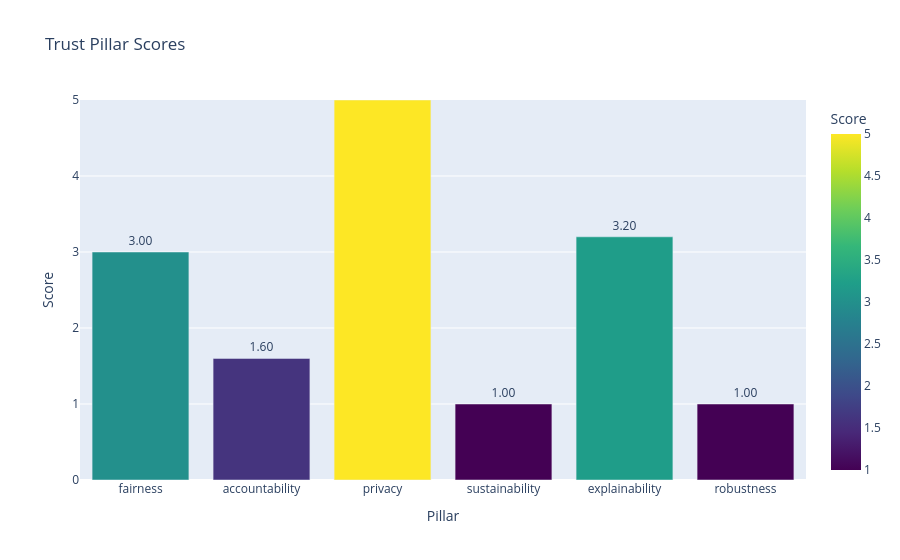
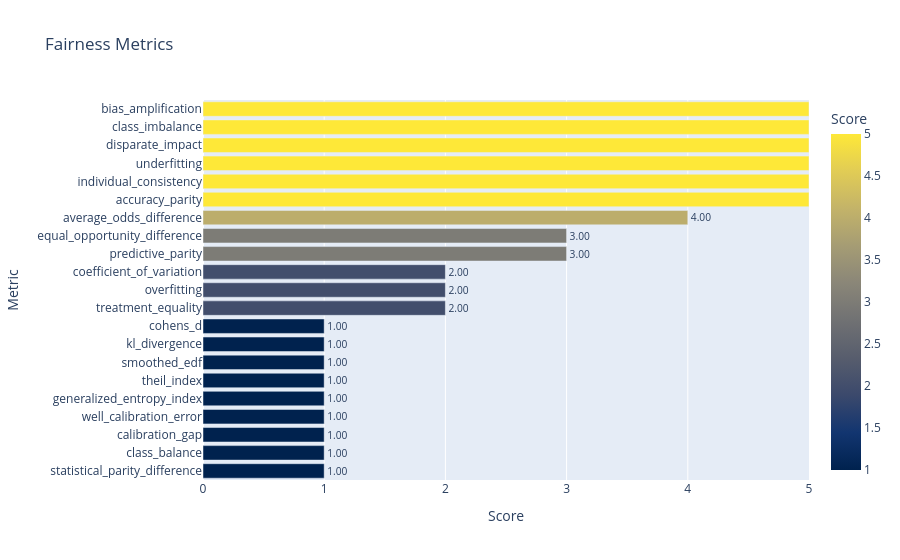
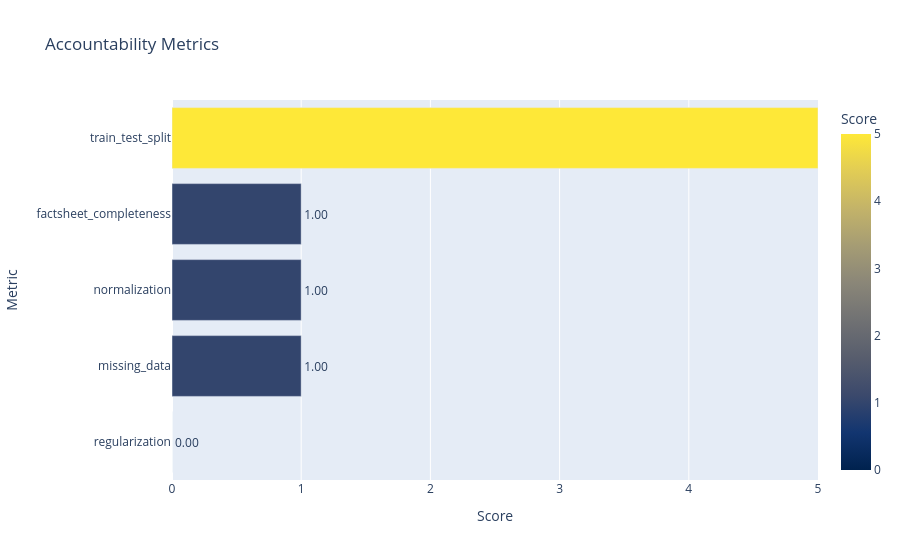
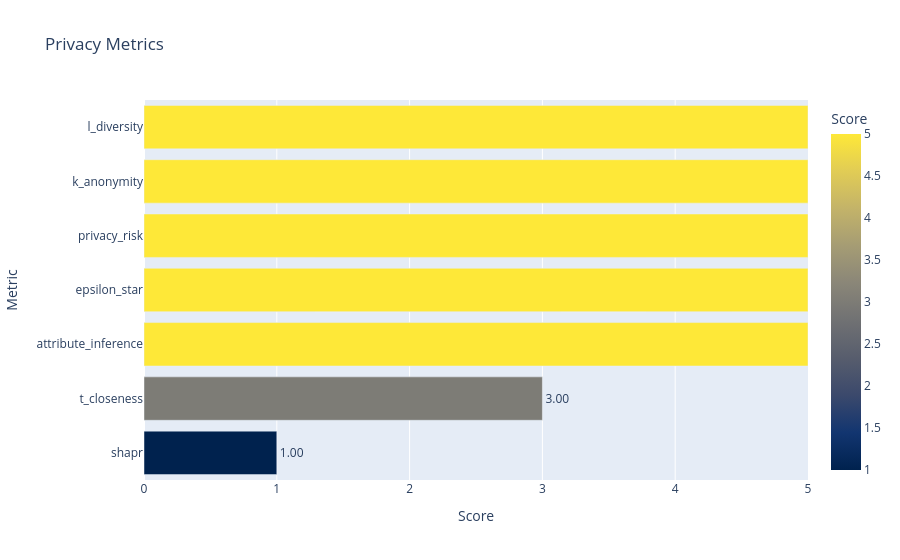

The notebook cell these images were saved under, in order:
### Code cell
# === Cargar datos ===

pillar_scores = results["pillar_score"]
details = results["details"]

# === Gráfico de barras de pilares ===
df_pillars = pd.DataFrame(list(pillar_scores.items()), columns=["Pillar", "Score"])
fig_pillars = px.bar(
    df_pillars,
    x="Pillar",
    y="Score",
    text="Score",
    color="Score",
    color_continuous_scale="Viridis",
    range_y=[0, 5],
    title="Trust Pillar Scores"
)
fig_pillars.update_traces(texttemplate="%{text:.2f}", textposition="outside")
fig_pillars.show()  # Esto abre un navegador con el gráfico interactivo

# === Gráficos por métricas individuales de cada pilar ===
for pillar, metrics in details.items():
    df_metrics = pd.DataFrame(list(metrics.items()), columns=["Metric", "Score"])
    df_metrics = df_metrics.sort_values("Score")  # Para que las barras horizontales estén ordenadas
    fig = px.bar(
        df_metrics,
        x="Score",
        y="Metric",
        orientation="h",
        text="Score",
        color="Score",
        color_continuous_scale="Cividis",
        range_x=[0, 5],
        title=f"{pillar.capitalize()} Metrics"
    )
    fig.update_traces(texttemplate="%{text:.2f}", textposition="outside")
    fig.show()  # Abre cada gráfico en una ventana o pestaña del navegador

### Figure 1 — Plotly figure (JSON) as saved in the notebook; plotly's stock layout.template omitted (floating-point values rounded to 4 significant figures)
{"data": [{"hovertemplate": "Pillar=%{x}<br>Score=%{marker.color}<extra></extra>", "legendgroup": "", "marker": {"color": [3.0, 1.6, 5.0, 1.0, 3.2, 1.0], "coloraxis": "coloraxis", "pattern": {"shape": ""}}, "name": "", "orientation": "v", "showlegend": false, "text": [3.0, 1.6, 5.0, 1.0, 3.2, 1.0], "textposition": "outside", "texttemplate": "%{text:.2f}", "type": "bar", "x": ["fairness", "accountability", "privacy", "sustainability", "explainability", "robustness"], "xaxis": "x", "y": [3.0, 1.6, 5.0, 1.0, 3.2, 1.0], "yaxis": "y"}], "layout": {"barmode": "relative", "coloraxis": {"colorbar": {"title": {"text": "Score"}}, "colorscale": [[0, "#440154"], [0.1111, "#482878"], [0.2222, "#3e4989"], [0.3333, "#31688e"], [0.4444, "#26828e"], [0.5556, "#1f9e89"], [0.6667, "#35b779"], [0.7778, "#6ece58"], [0.8889, "#b5de2b"], [1, "#fde725"]]}, "legend": {"tracegroupgap": 0}, "title": {"text": "Trust Pillar Scores"}, "xaxis": {"anchor": "y", "domain": [0, 1], "title": {"text": "Pillar"}}, "yaxis": {"anchor": "x", "domain": [0, 1], "range": [0, 5], "title": {"text": "Score"}}}}

### Figure 2 — Plotly figure (JSON) as saved in the notebook; plotly's stock layout.template omitted (floating-point values rounded to 4 significant figures)
{"data": [{"hovertemplate": "Score=%{marker.color}<br>Metric=%{y}<extra></extra>", "legendgroup": "", "marker": {"color": [1, 1, 1, 1, 1, 1, 1, 1, 1, 2, 2, 2, 3, 3, 4, 5, 5, 5, 5, 5, 5], "coloraxis": "coloraxis", "pattern": {"shape": ""}}, "name": "", "orientation": "h", "showlegend": false, "text": [1.0, 1.0, 1.0, 1.0, 1.0, 1.0, 1.0, 1.0, 1.0, 2.0, 2.0, 2.0, 3.0, 3.0, 4.0, 5.0, 5.0, 5.0, 5.0, 5.0, 5.0], "textposition": "outside", "texttemplate": "%{text:.2f}", "type": "bar", "x": [1, 1, 1, 1, 1, 1, 1, 1, 1, 2, 2, 2, 3, 3, 4, 5, 5, 5, 5, 5, 5], "xaxis": "x", "y": ["statistical_parity_difference", "class_balance", "calibration_gap", "well_calibration_error", "generalized_entropy_index", "theil_index", "smoothed_edf", "kl_divergence", "cohens_d", "treatment_equality", "overfitting", "coefficient_of_variation", "predictive_parity", "equal_opportunity_difference", "average_odds_difference", "accuracy_parity", "individual_consistency", "underfitting", "disparate_impact", "class_imbalance", "bias_amplification"], "yaxis": "y"}], "layout": {"barmode": "relative", "coloraxis": {"colorbar": {"title": {"text": "Score"}}, "colorscale": [[0, "#00224e"], [0.1111, "#123570"], [0.2222, "#3b496c"], [0.3333, "#575d6d"], [0.4444, "#707173"], [0.5556, "#8a8678"], [0.6667, "#a59c74"], [0.7778, "#c3b369"], [0.8889, "#e1cc55"], [1, "#fee838"]]}, "legend": {"tracegroupgap": 0}, "title": {"text": "Fairness Metrics"}, "xaxis": {"anchor": "y", "domain": [0, 1], "range": [0, 5], "title": {"text": "Score"}}, "yaxis": {"anchor": "x", "domain": [0, 1], "title": {"text": "Metric"}}}}

### Figure 3 — Plotly figure (JSON) as saved in the notebook; plotly's stock layout.template omitted (floating-point values rounded to 4 significant figures)
{"data": [{"hovertemplate": "Score=%{marker.color}<br>Metric=%{y}<extra></extra>", "legendgroup": "", "marker": {"color": [0.0, 1.0, 1.0, 1.0, 5.0], "coloraxis": "coloraxis", "pattern": {"shape": ""}}, "name": "", "orientation": "h", "showlegend": false, "text": [0.0, 1.0, 1.0, 1.0, 5.0], "textposition": "outside", "texttemplate": "%{text:.2f}", "type": "bar", "x": [0.0, 1.0, 1.0, 1.0, 5.0], "xaxis": "x", "y": ["regularization", "missing_data", "normalization", "factsheet_completeness", "train_test_split"], "yaxis": "y"}], "layout": {"barmode": "relative", "coloraxis": {"colorbar": {"title": {"text": "Score"}}, "colorscale": [[0, "#00224e"], [0.1111, "#123570"], [0.2222, "#3b496c"], [0.3333, "#575d6d"], [0.4444, "#707173"], [0.5556, "#8a8678"], [0.6667, "#a59c74"], [0.7778, "#c3b369"], [0.8889, "#e1cc55"], [1, "#fee838"]]}, "legend": {"tracegroupgap": 0}, "title": {"text": "Accountability Metrics"}, "xaxis": {"anchor": "y", "domain": [0, 1], "range": [0, 5], "title": {"text": "Score"}}, "yaxis": {"anchor": "x", "domain": [0, 1], "title": {"text": "Metric"}}}}

### Figure 4 — Plotly figure (JSON) as saved in the notebook; plotly's stock layout.template omitted (floating-point values rounded to 4 significant figures)
{"data": [{"hovertemplate": "Score=%{marker.color}<br>Metric=%{y}<extra></extra>", "legendgroup": "", "marker": {"color": [1, 3, 5, 5, 5, 5, 5], "coloraxis": "coloraxis", "pattern": {"shape": ""}}, "name": "", "orientation": "h", "showlegend": false, "text": [1.0, 3.0, 5.0, 5.0, 5.0, 5.0, 5.0], "textposition": "outside", "texttemplate": "%{text:.2f}", "type": "bar", "x": [1, 3, 5, 5, 5, 5, 5], "xaxis": "x", "y": ["shapr", "t_closeness", "attribute_inference", "epsilon_star", "privacy_risk", "k_anonymity", "l_diversity"], "yaxis": "y"}], "layout": {"barmode": "relative", "coloraxis": {"colorbar": {"title": {"text": "Score"}}, "colorscale": [[0, "#00224e"], [0.1111, "#123570"], [0.2222, "#3b496c"], [0.3333, "#575d6d"], [0.4444, "#707173"], [0.5556, "#8a8678"], [0.6667, "#a59c74"], [0.7778, "#c3b369"], [0.8889, "#e1cc55"], [1, "#fee838"]]}, "legend": {"tracegroupgap": 0}, "title": {"text": "Privacy Metrics"}, "xaxis": {"anchor": "y", "domain": [0, 1], "range": [0, 5], "title": {"text": "Score"}}, "yaxis": {"anchor": "x", "domain": [0, 1], "title": {"text": "Metric"}}}}
